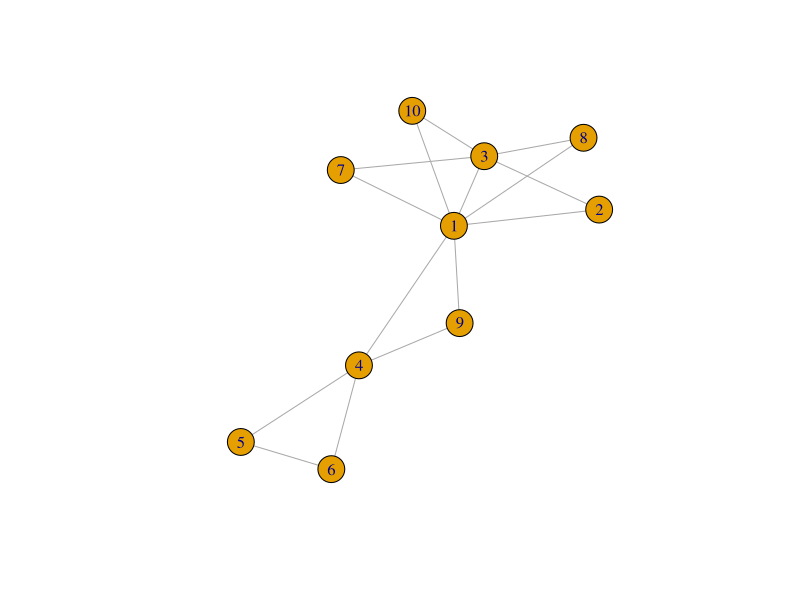
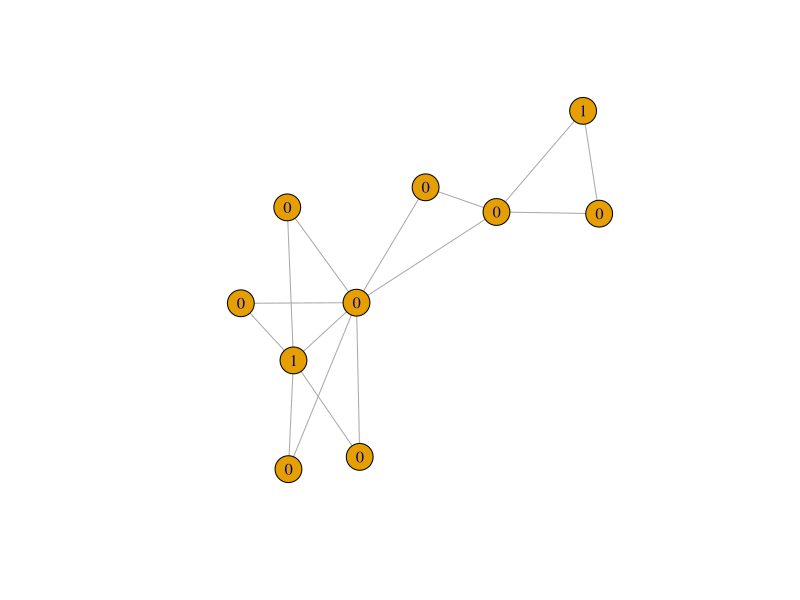
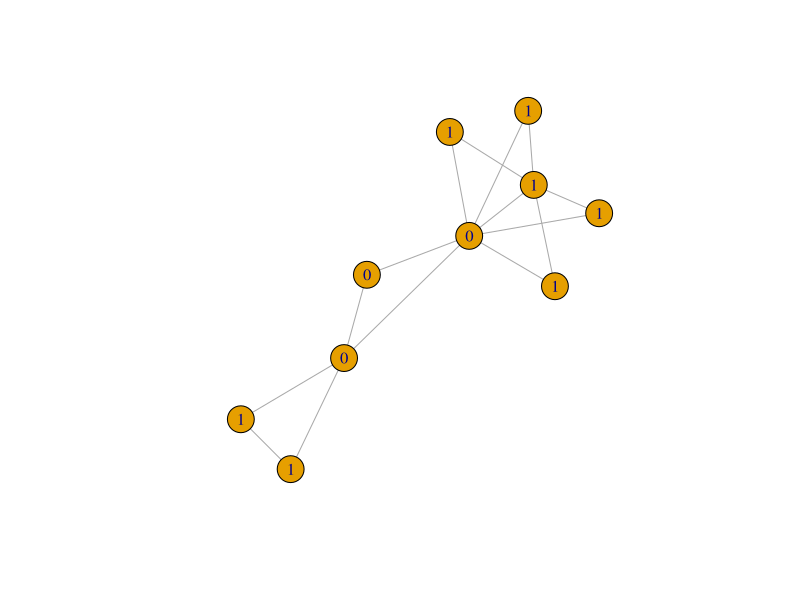
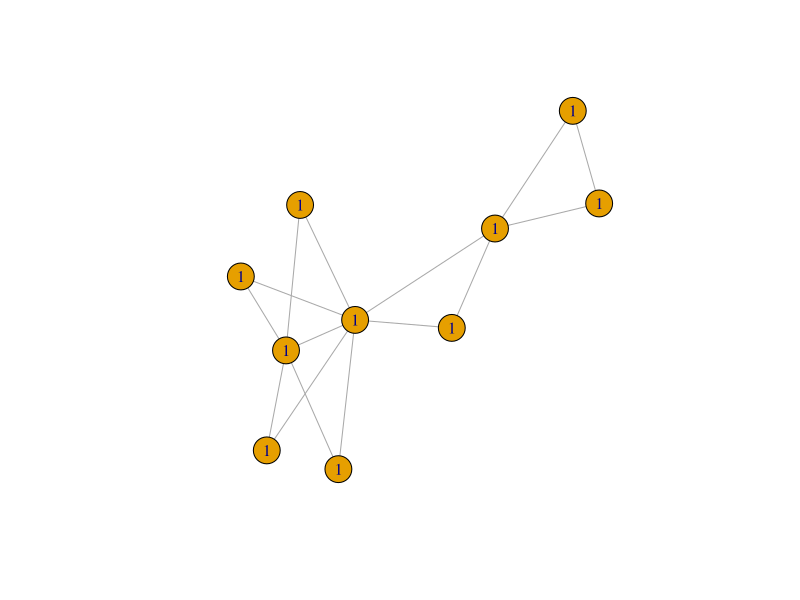
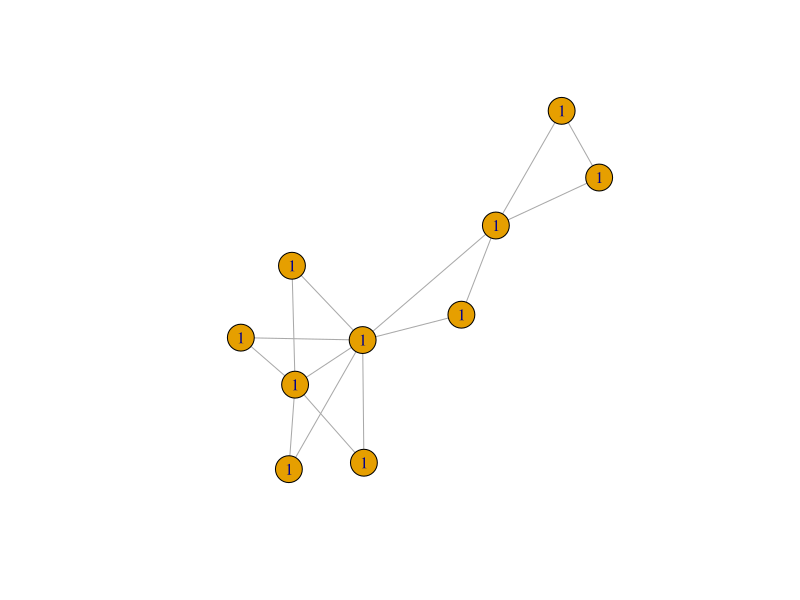
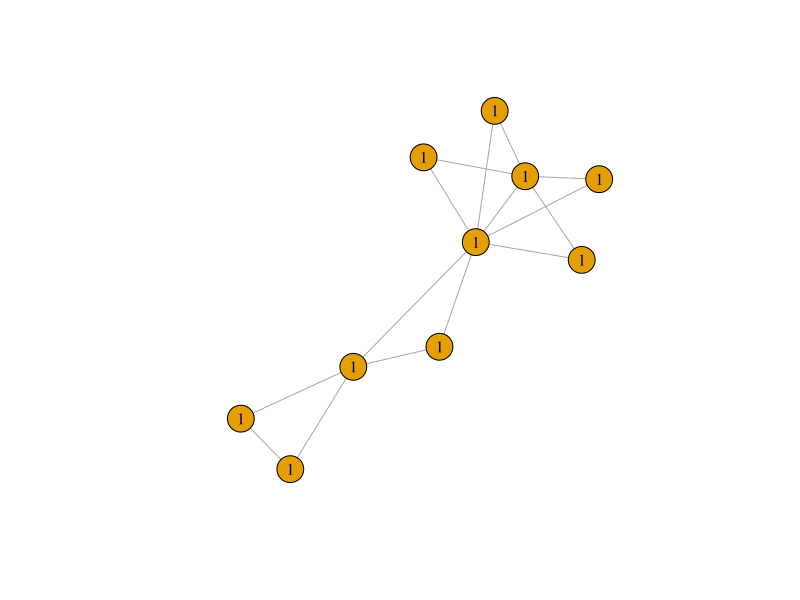
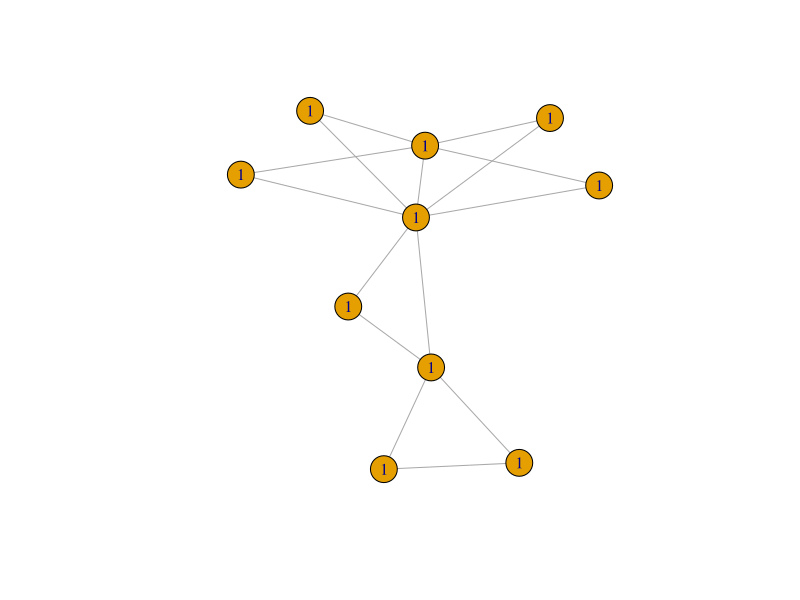
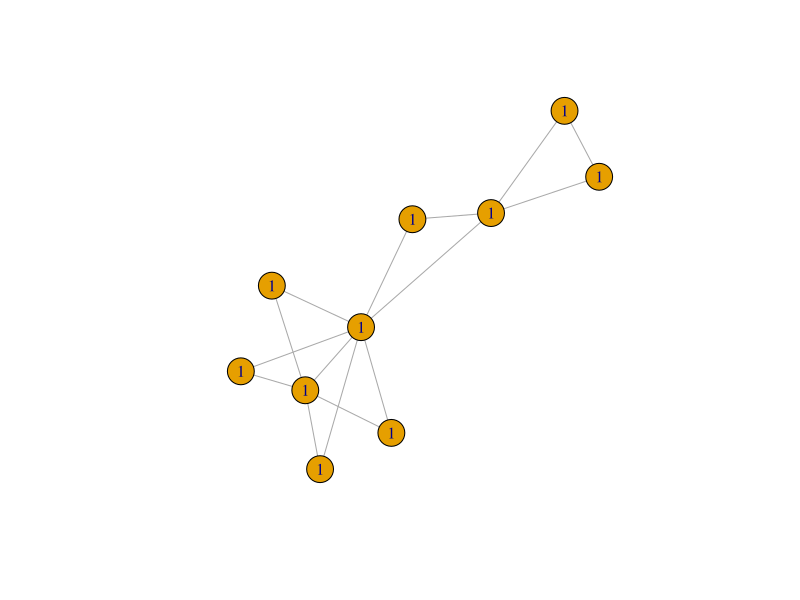

R code for these plots, in order: (Note: a time limit stopped this script after it produced the figures.)
# Cascading Behaviour in Networks
# 301116 Social Media Intelligence
# 30 May 2022

library(igraph)
library(Matrix)

# Cascading Behaviour
gi = graph.formula(A - B, A - C, B - C, A - D, D - E, D - F, E - F)
g = barabasi.game(10, power = 1.5, m = 2, directed = FALSE, start.graph = gi)
plot(g)
state = rep(0,10)

state[c(3,6)] = 1
q = 0.4
plot(g, vertex.label = state)

while(TRUE) {
  nodes_zero = which(state==0)

for (i in nodes_zero) {
  nb = neighbors(g, i)
  s1 = vector()
  for (j in nb){
    s1 = append(s1, which(state[j]==1))
  }
  
  p = length(s1)/ length(nb)
  
  if (p>q){
    state[i] = 1
  }
}

Sys.sleep(0.6)
plot(g, vertex.label = state)

}
